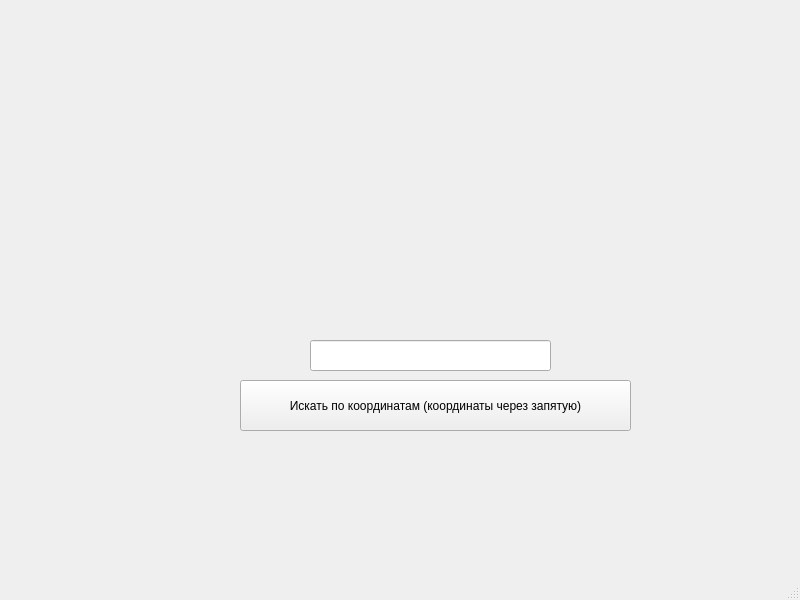
<?xml version="1.0" encoding="UTF-8"?>
<ui version="4.0">
 <class>MainWindow</class>
 <widget class="QMainWindow" name="MainWindow">
  <property name="geometry">
   <rect>
    <x>0</x>
    <y>0</y>
    <width>800</width>
    <height>600</height>
   </rect>
  </property>
  <property name="windowTitle">
   <string>MainWindow</string>
  </property>
  <widget class="QWidget" name="centralwidget">
   <widget class="QPushButton" name="pushButton">
    <property name="geometry">
     <rect>
      <x>240</x>
      <y>380</y>
      <width>391</width>
      <height>51</height>
     </rect>
    </property>
    <property name="text">
     <string>Искать по координатам (координаты через запятую)</string>
    </property>
   </widget>
   <widget class="QLineEdit" name="lineEdit">
    <property name="geometry">
     <rect>
      <x>310</x>
      <y>340</y>
      <width>241</width>
      <height>31</height>
     </rect>
    </property>
   </widget>
  </widget>
  <widget class="QMenuBar" name="menubar">
   <property name="geometry">
    <rect>
     <x>0</x>
     <y>0</y>
     <width>800</width>
     <height>22</height>
    </rect>
   </property>
  </widget>
  <widget class="QStatusBar" name="statusbar"/>
 </widget>
 <resources/>
 <connections/>
</ui>
